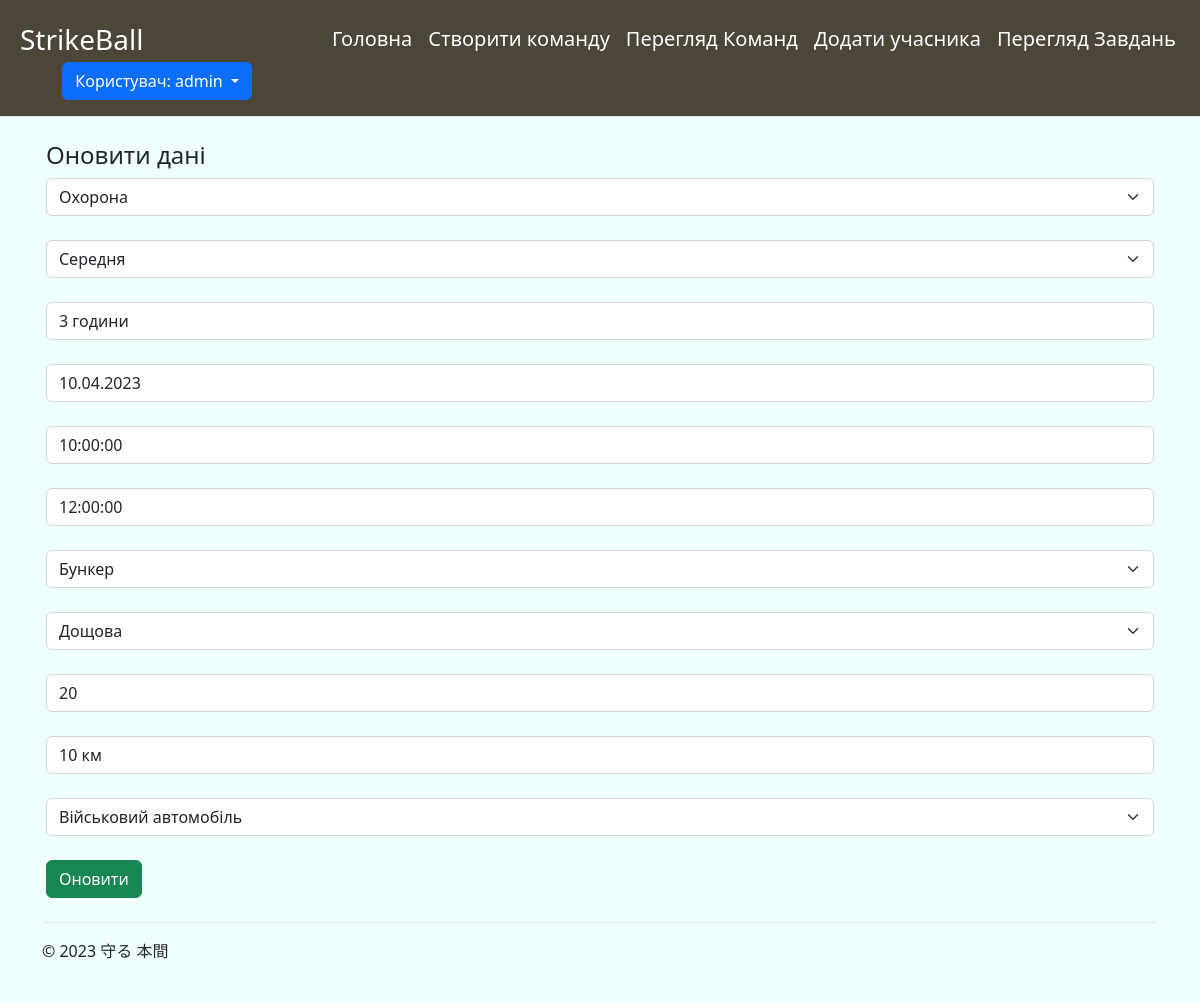
The app's page /updatetask/3/ (signed in) with its own data.
### main/models.py (models this page shows, shortened)
class tasktype(models.Model):
    TaskType = models.CharField('Тип задачі', max_length=225)
    def __str__(self):
        return self.TaskType

class difficultylevel(models.Model):
    DifficultyLevel = models.CharField('Складність', max_length=30)
    def __str__(self):
        return self.DifficultyLevel

class task(models.Model):
    TaskType = models.ForeignKey(tasktype, on_delete=models.CASCADE)
    DifficultyLevel = models.ForeignKey(difficultylevel, on_delete=models.CASCADE)
    Duration = models.CharField('Тривалість', max_length=30)
    Date = models.DateField('Дата виконання', max_length=30)
    StartTime = models.TimeField('Час початку', max_length=30)
    EndTime = models.TimeField('Час закінчення', max_length=30)
    Location = models.ForeignKey(location, on_delete=models.CASCADE)
    WeatherConditions = models.ForeignKey(weatherconditions, on_delete=models.CASCADE)
    Temperature = models.IntegerField('Температура')
    Distance = models.CharField('Відстань', max_length=30)
    Transport = models.ForeignKey(transport, on_delete=models.CASCADE)
    user = models.ForeignKey(User, on_delete=models.CASCADE)

class location(models.Model):
    Location = models.CharField('Місце виконання', max_length=225)
    def __str__(self):
        return self.Location

class weatherconditions(models.Model):
    WeatherConditions = models.CharField('Погодні умови', max_length=225)
    def __str__(self):
        return self.WeatherConditions

class transport(models.Model):
    Transport = models.CharField('Транспорт', max_length=225)
    def __str__(self):
        return self.Transport

### main/views.py (the view)
# urls.py: path('updatetask/<int:id>/', views.updatetask, name='updatetask'),
def updatetask(request, id):
    edit_task = task.objects.get(pk=id)
    form = taskForm(request.POST or None, instance=edit_task)
    if request.method == 'POST':
        if form.is_valid():
            form.save()
            return redirect('viewtask')
    if request.method == 'GET':
        taskd = difficultylevel.objects.all()
        taskt = transport.objects.all()
        return render(request, 'main/updatetask.html', {'form': form, 'difficultylevels':taskd , 'transports': taskt })

### main/templates/main/updatetask.html (shortened to what this page needs)
{%extends 'main/base.html'%}
{% block content %}
    <h4>Оновити дані</h4>
    <form method="post">
        {{ form.TaskType }}<br>
        {{ form.DifficultyLevel }}<br>
        {{ form.Duration }}<br>
        {{ form.Date }}<br>
        {{ form.StartTime }}<br>
        {{ form.EndTime }}<br>
        {{ form.Location }}<br>
        {{ form.WeatherConditions }}<br>
        {{ form.Temperature }}<br>
        {{ form.Distance }}<br>
        {{ form.Transport }}<br>
        <button type="submit" class="btn btn-success">Оновити</button>
    </form>
{% endblock %}

### main/templates/main/base.html (shortened to what this page needs)
<!doctype html>
<html lang="uk">
<head>
    <link rel="stylesheet" href="https://cdn.jsdelivr.net/npm/bootstrap@5.2.3/dist/css/bootstrap.min.css">
</head>
<body style="background-color: azure">
<div>
    <div>
    <header class="d-flex flex-wrap align-items-center justify-content-center justify-content-md-between py-3 mb-4 border-bottom" style="background-color: #4B453A">
    <p class="text-start text-white fs-3 w-25 align-center mb-0" style="margin-left: 20px;">StrikeBall</p>
        {% if user.is_authenticated %}
            <ul class="nav col-12 col-md-auto mb-2 container mb-md-0 fs-5">
        <li><a href="{% url 'home' %}" class="nav-link px-2 link-secondary text-white">Головна</a></li>
          <li><a href="{% url 'viewmain' %}" class="nav-link px-2 link-secondary text-white">Створити команду</a></li>
      <li><a href="{% url 'viewteam' %}" class="nav-link px-2 link-secondary text-white">Перегляд Команд</a></li>
          <li><a href="{% url 'createSoldier' %}" class="nav-link px-2 link-secondary text-white">Додати учасника</a></li>
          <li><a href="{% url 'viewtask' %}" class="nav-link px-2 link-secondary text-white">Перегляд Завдань</a></li>
      </ul>
            <div class="col-md-2 text-end w-25 pe-5" >
                <div class="dropdown">
  <button class="btn btn-primary dropdown-toggle" type="button" id="dropdownMenuButton" data-toggle="dropdown" aria-haspopup="true" aria-expanded="false">
    Користувач: {{ user }}
  </button>
</div>
        {% else %}
                 <ul class="nav container col-md-4">
                     </ul>
            <a href="{% url 'loginform' %}" type="button" class="btn btn-primary me-2">Вхід</a>
            <a href="{% url 'registerform' %}" type="button" class="btn btn-primary me-5">Реєстрація</a>
            </div>
        {% endif %}
    </header>
  </div>
  </div>
 <div class="container px-3">
    {% block content %}{% endblock %}
     </div>
<div class="container">
  <footer class="d-flex flex-wrap justify-content-between align-items-center py-3 my-4 border-top">
    <div class="col-md-4 d-flex align-items-center">
      <span class="mb-3 mb-md-0 text-body-secondary">© 2023 守る 本間</span>
    </div>
  </footer>
</div>
</body>
</html>

### records on screen
tasktype: TaskType "Охорона"
difficultylevel: DifficultyLevel "Середня"
task: Duration "3 години", Date "10.04.2023", StartTime "10:00:00", EndTime "12:00:00", Temperature "20", Distance "10 км"
location: Location "Бункер"
weatherconditions: WeatherConditions "Дощова"
transport: Transport "Військовий автомобіль"

### other values on screen
{{ user }} "admin"
